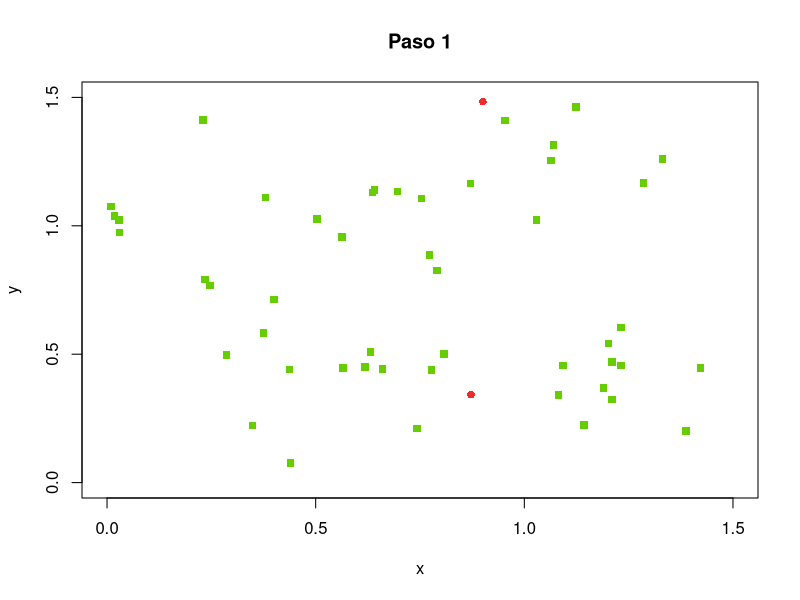
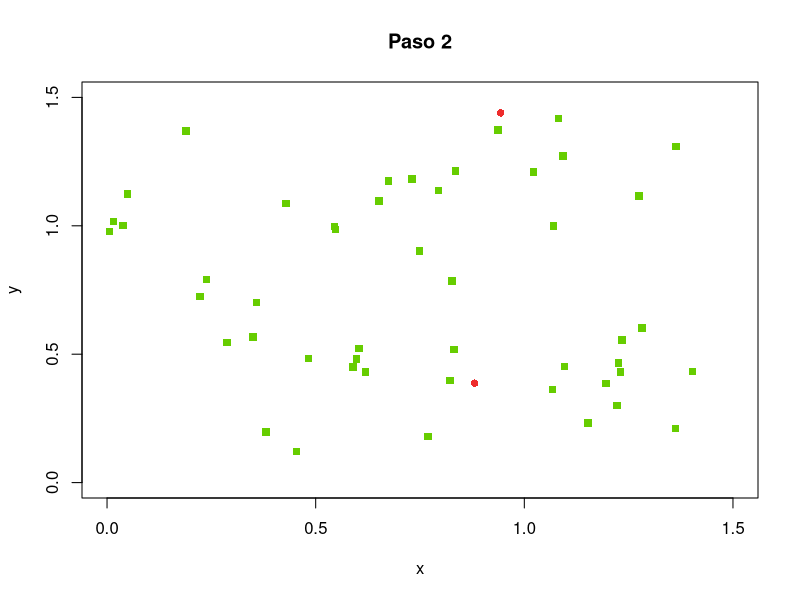
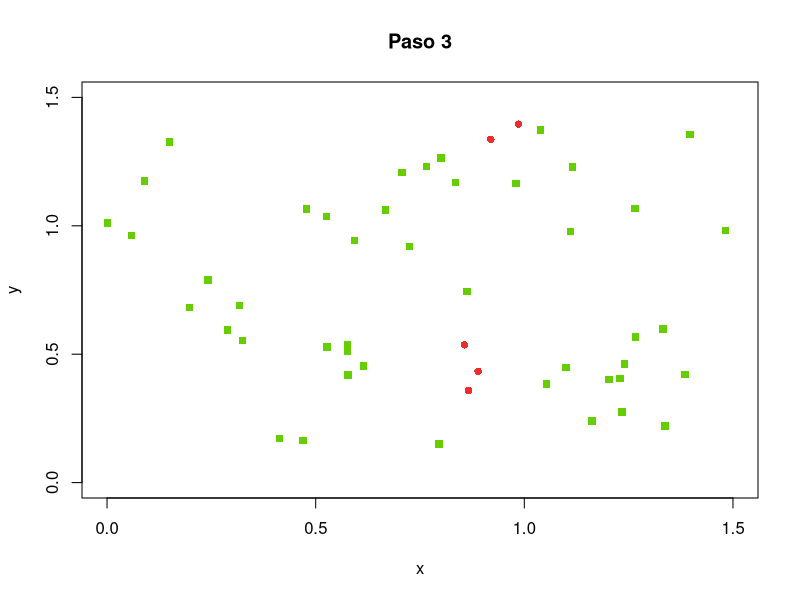
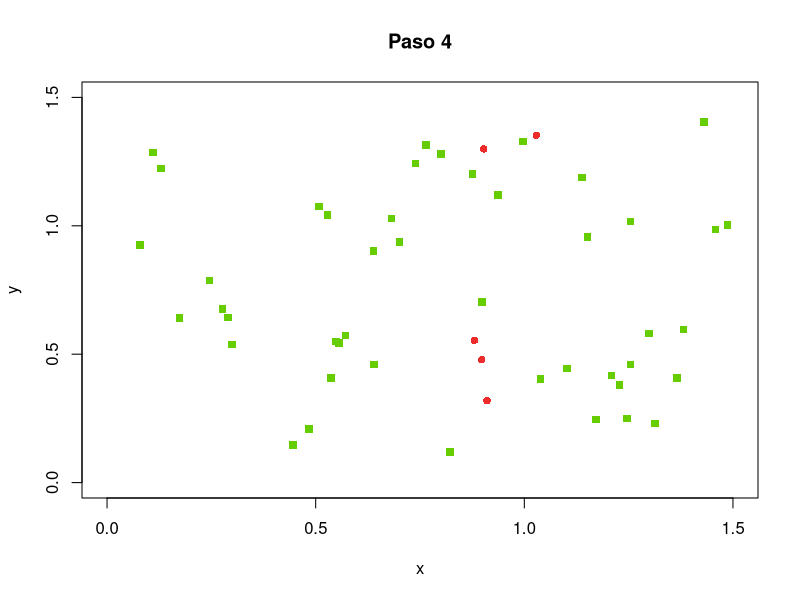
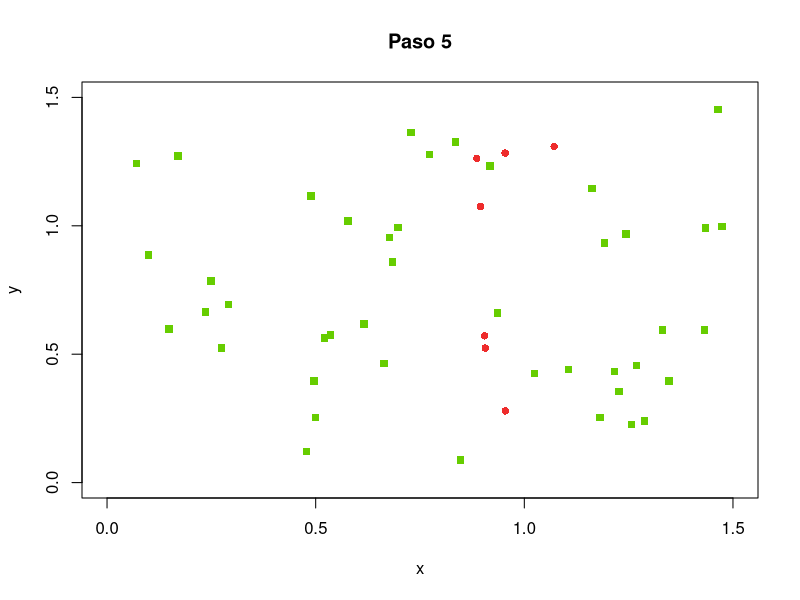
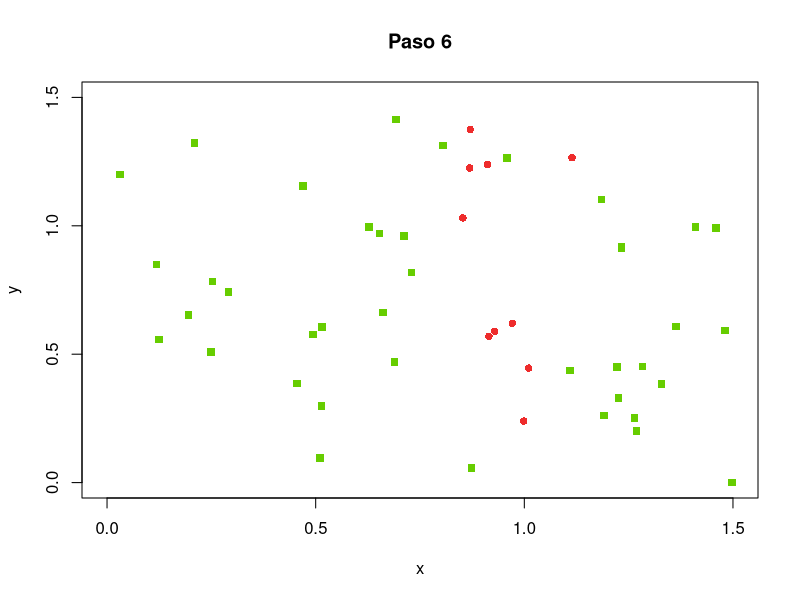
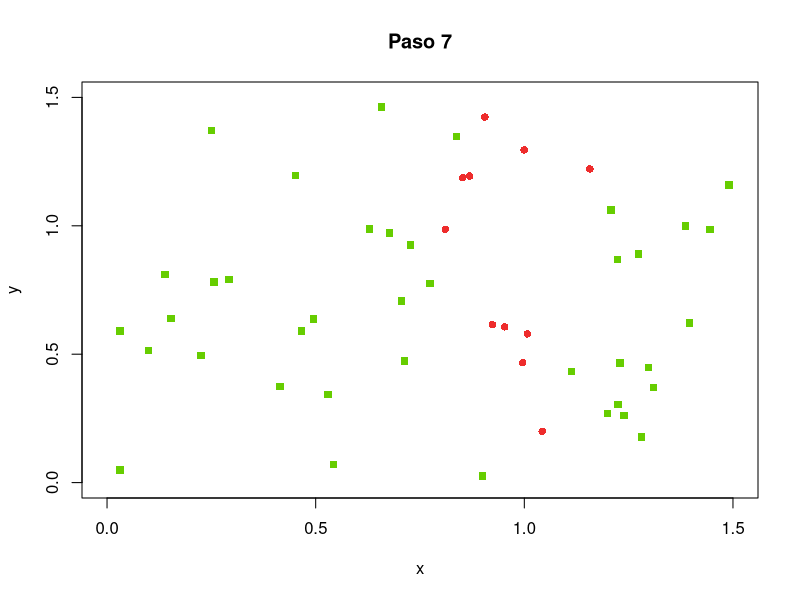
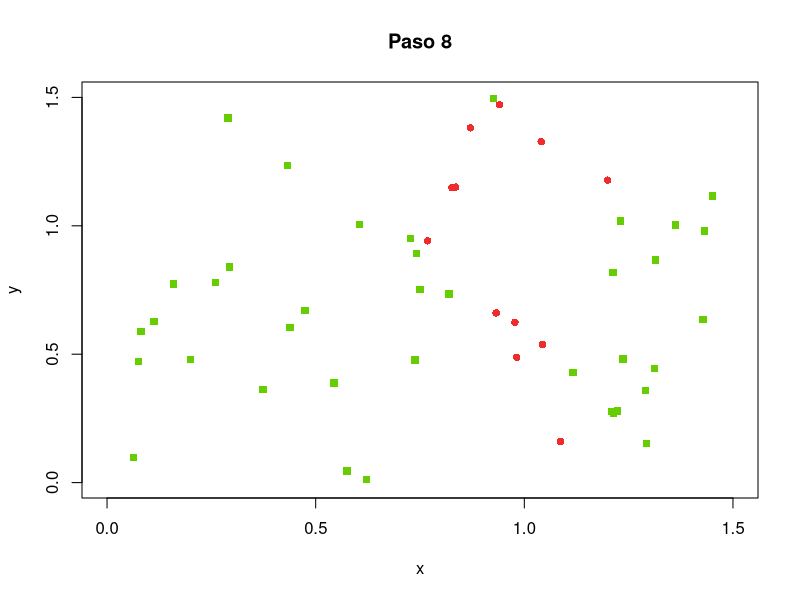

The R script that drew these images, in order: (Note: this script raises an error after producing the figures.)
#suppressMessages(library(parallel))

l <- 1.5
n <- 50
pi <- 0.05
pr <- 0.02
v <- l / 30
r <- 0.1
tmax <- 100

data = c(0, 1, 3)
pc = pi
pv = 0
probs = c(1 - (pc +pv), pc, pv)
impr = TRUE
inic = proc.time()
agentes <<- data.frame(x = runif(n,0,l), y = runif(n,0,l), dx = runif(n, -v, v), dy = runif(n, -v, v), estado  = sample(data, n, replace=TRUE, probs)  )
epidemia <- integer()
inmunes <- integer()
saludables <- integer()
digitos <- floor(log(tmax, 10)) + 1

#cluster = makeCluster(detectCores(logical=FALSE) - 1)
#clusterExport(cluster, "l")
#clusterExport(cluster, "v")
#clusterExport(cluster, "pi")
#assign = parSapply(cluster, 1:n, asignacion)

procesaContagio  <- function(y)
{
    #contagio por linea de barrido
    ordatos = agentes[order(agentes$x),] #ordenar los datos por el eje x
    cercanos= data.frame(i=numeric(),x=numeric(),y=numeric(), estado=numeric()) # los más cercanos a la linea de barrido que tal ue su distancia a la linea de barrido es menor al umbral
    for(i in 1:n){ #recorrido de los puntos ordenados
        ap = cbind(i,ordatos[i,]) #actual point
        if(nrow(cercanos) > 0){ # si hay puntos cercanos a la linea de barrido
            #actualizamos los cercanos al nuevo putno de la linea
            cercanos= cercanos[which(cercanos$x>(ap$x-r)),] 
            #calculo de la distancia de los cercanos al punto actual en la linea de barrido
            d = sqrt((rep(ap$x, nrow(cercanos))-cercanos$x)**2)+((rep(ap$y,nrow(cercanos))-cercanos$y)**2)
            md = which(d<r)
            #si hay alguien en el rango del umbral
            if(any(md > 0)){
                dist = d[md]
                li = cbind(cercanos[md,] , dist )            
                if(ap$estado == 1){
                    if( any(li$estado==0) ){
                        aux = li[which(li$estado == 0),]
                        probc <- ( runif(nrow(aux)) < (rep(r, nrow(aux)) - aux$dist) / rep(r, nrow(aux)) )
                        #print(length(which(probc !=0)))
                        ordatos[aux$i,]$estado = ifelse(probc,1,0)                       
                    }
                    if (runif(1) < pr) {
                        ordatos[ap$i,]$estado = 2 # recupera
                    }
                }
                if(ap$estado == 0) {
                    if( any(li$estado==1) ){                        
                        if( runif(1) > 0.5**(length(which(li$estado==1))) ){
                            ordatos[ap$i,]$estado = 1
                        }
                    }
                }
            }
            
            
        }
        cercanos = rbind(cercanos,ap) #agregar punto actual a cercanos.
    }
    agentes$estado <<- ordatos[order(as.numeric(row.names(ordatos))),]$estado
    agentes$x <<- agentes$x + agentes$dx 
    agentes$y <<- agentes$y + agentes$dy
    if( any(agentes$x > l) ){
        agentes[which(agentes$x > l),]$x <<- agentes[which(agentes$x > l),]$x - l
    }
    if( any(agentes$x < 0) ){
        agentes[which(agentes$x < 0),]$x <<- agentes[which(agentes$x < 0),]$x + l
    }
    if( any(agentes$y > l) ){
        agentes[which(agentes$y > l),]$y <<- agentes[which(agentes$y > l),]$y - l
    }
    if( any(agentes$y < 0) ){
        agentes[which(agentes$y < 0),]$y <<- agentes[which(agentes$y < 0),]$y + l
    }
}

for (tiempo in 1:tmax) {
    #print(paste("Tiempo",tiempo))
    infectados <- nrow(agentes[agentes$estado == 1,])
    epidemia <- c(epidemia, infectados)
    recuperados <- nrow(agentes[agentes$estado == 2,])
    inmunes <- c(inmunes, recuperados)
    sanos <- nrow(agentes[agentes$estado == 0,])
    saludables <- c(saludables, sanos)
    
    if (infectados == 0) {
        break
    }
    #print(agentes[1:10,])
    procesaContagio(tiempo)
    aS <- agentes[agentes$estado == 0,]
    aI <- agentes[agentes$estado == 1,]
    aR <- agentes[agentes$estado == 2,]
    if(impr){
        tl <- paste(tiempo, "", sep="")
        while (nchar(tl) < digitos) {
            tl <- paste("0", tl, sep="")
        }
        salida <- paste("p6_t", tl, ".png", sep="")
        tiempo <- paste("Paso", tiempo)
        png(salida)
        plot(l, type="n", main=tiempo, xlim=c(0, l), ylim=c(0, l), xlab="x", ylab="y")
        if (dim(aS)[1] > 0) {
            points(aS$x, aS$y, pch=15, col="chartreuse3", bg="chartreuse3")
        }
        if (dim(aI)[1] > 0) {
            points(aI$x, aI$y, pch=16, col="firebrick2", bg="firebrick2")
        }
        if (dim(aR)[1] > 0) {
            points(aR$x, aR$y, pch=17, col="goldenrod", bg="goldenrod")
        }
        graphics.off()
    }
}

print(proc.time()- inic)
png("p6ldb.png", width=1800, height=900)
plot(1:length(epidemia), 100 * epidemia / n, pch=16 , col="firebrick2", ylim=c(0,100), xlab="Tiempo", ylab="Porcentaje")
points(1:length(inmunes), 100 *inmunes / n, pch=17, col="goldenrod")
points(1:length(saludables), 100 *saludables / n, pch=15, col="chartreuse3")
graphics.off()
